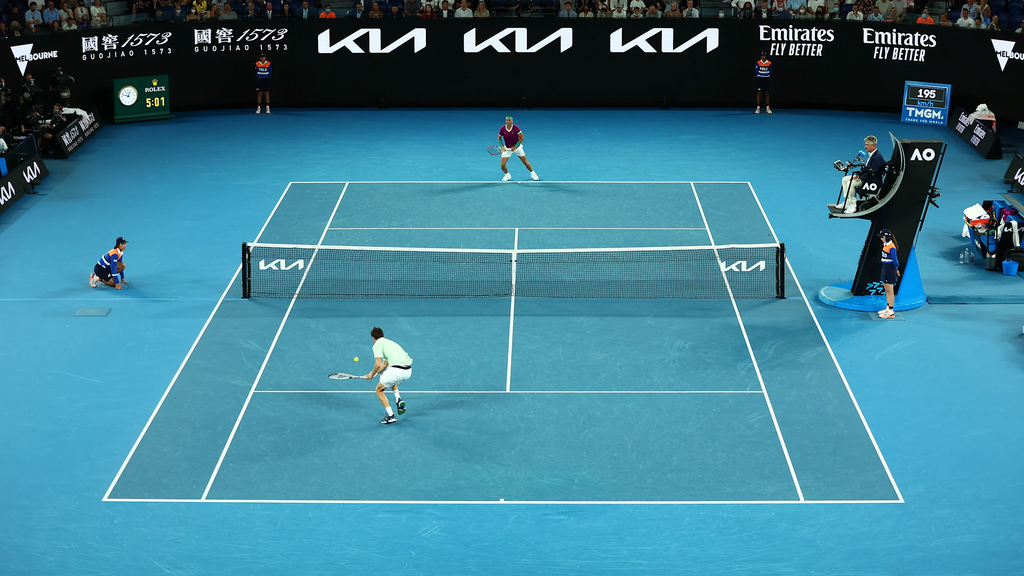
%> input picture tennis.png, 1024 x 576 px
$ octave lab1.m   (GNU Octave 9; MATLAB toolbox functions it lacks are replaced by stand-ins)
%> lines starting %> are read from the running program, lines starting %| are printed output that depends on the picture; in (x1, y1, x2, y2) boxes, pixels count from 0 and x2, y2 are one past the last pixel; in counts of white or black regions, pixels touching at a corner belong together; the program's own positions count from 1
% [29 lines of commented-out code are left out]

pic = imread('tennis.png');
%> pic is the input picture: size 576x1024x3 uint8; mean R, G, B 61.8, 127.1, 147.6
% [9 lines of commented-out code are left out]


pic = rgb2ycbcr(pic);
%> pic: size 576x1024x3 uint8; mean of channels 1, 2, 3 110.3, 146.7, 97.9
% [9 lines of commented-out code are left out]

pict = imread('tennis.png');
pictR = pict(:,:,1);
pictG = pict(:,:,2);
pictB = pict(:,:,3);
maskR = pictR > 75;
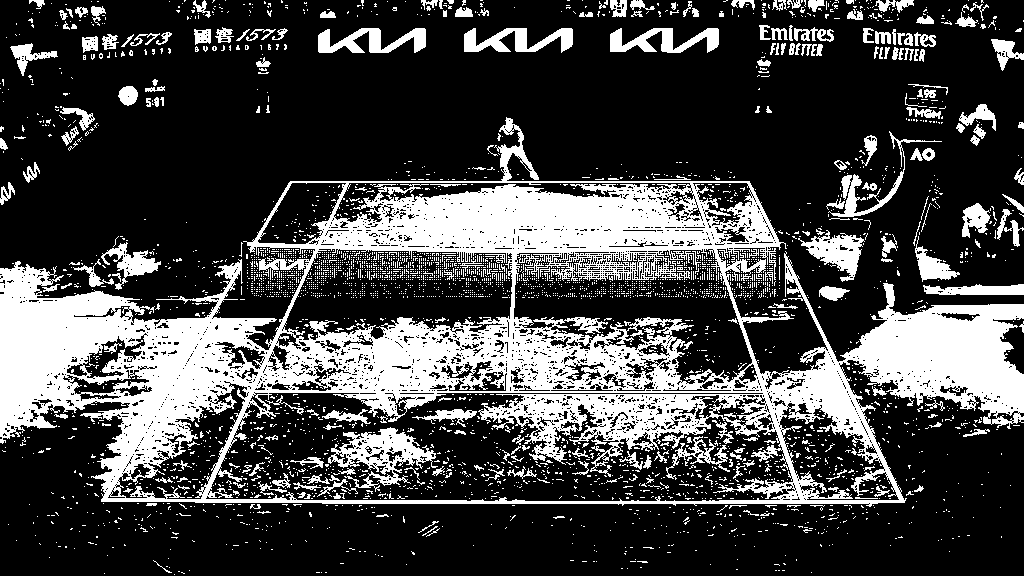
%> maskR: size 576x1024 logical; 27.1% white; 4155 white regions (3905 under 20 px), largest, box (x1, y1, x2, y2) and area: (0, 117, 1024, 507) 118782, (328, 427, 438, 492) 2709, (798, 230, 865, 282) 1466
maskG = pictG > 150;
%> maskG: size 576x1024 logical; 56.6% white; 1275 black regions (1191 under 20 px), largest, box (x1, y1, x2, y2) and area: (0, 0, 1024, 340) 183018, (514, 249, 753, 372) 15343, (262, 249, 513, 375) 13228
maskB = pictB > 200;
%> maskB: size 576x1024 logical; 22.5% white; 1029 white regions (912 under 20 px), largest, box (x1, y1, x2, y2) and area: (0, 165, 1024, 576) 115461, (464, 28, 572, 52) 1281, (611, 28, 718, 52) 1267
newpict = cat(3, maskR, maskG, maskB);
% figure(4);image(newpict);axis image;


A = imread('kodim23a.png');
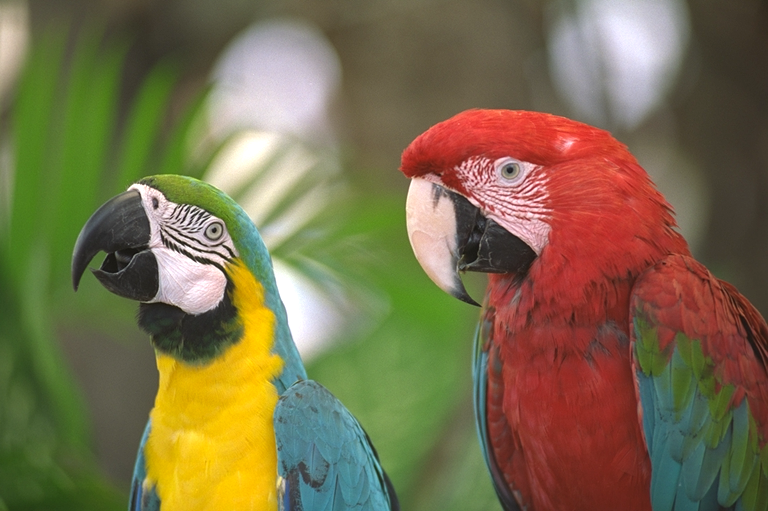
%> input picture kodim23a.png, 768 x 511 px
%> A is the input picture: size 511x768x3 uint8; mean R, G, B 121.9, 109.8, 75.9
B = imread('kodim23b.png');
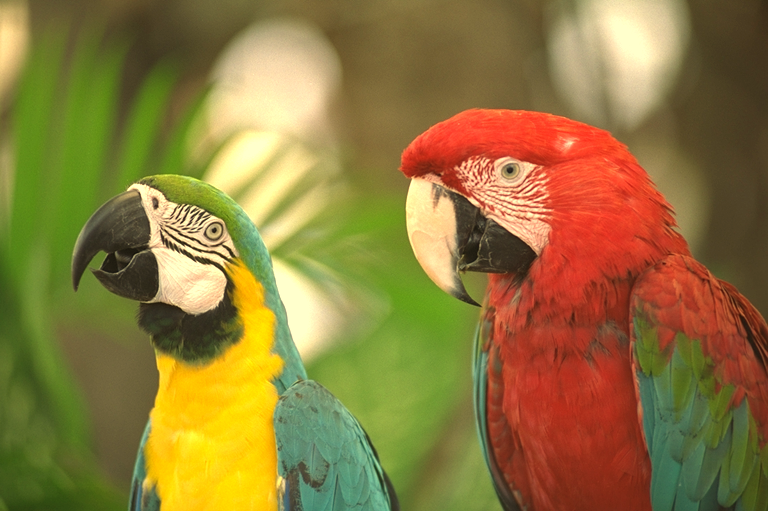
%> input picture kodim23b.png, 768 x 511 px
%> B is the input picture: size 511x768x3 uint8; mean R, G, B 142.9, 120.6, 60.8

AR = A(:,:,1);
AG = A(:,:,2);
AB = A(:,:,3);
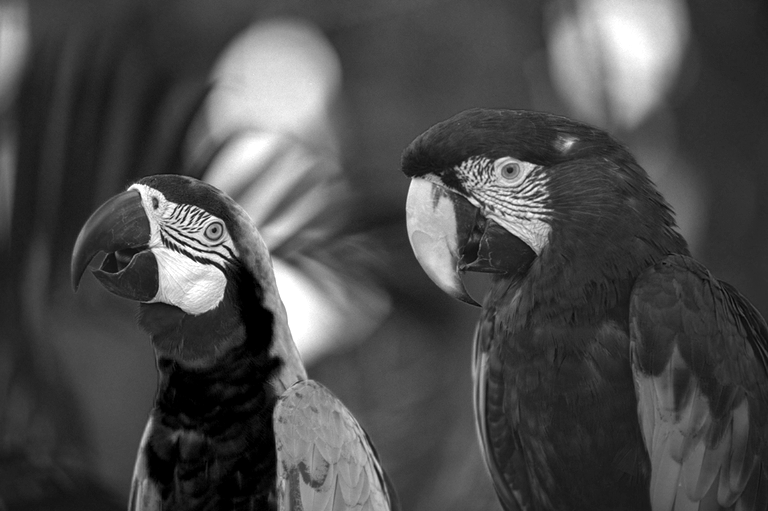
%> AB: size 511x768 uint8; min 0, max 255, mean 75.9
histcounts(AR)
%> ans = 120 values, max 9182 at index 35, min 4 at index 1, mean 3270.4

BR = B(:,:,1);
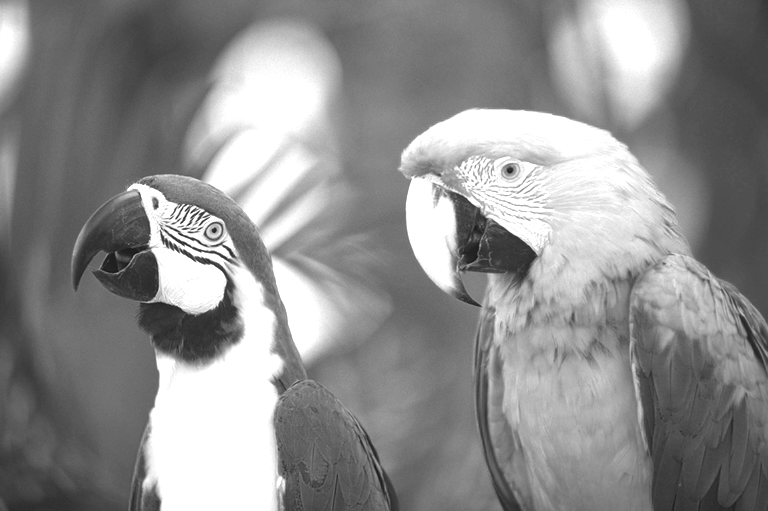
%> BR: size 511x768 uint8; min 19, max 255, mean 142.9
BG = B(:,:,2);
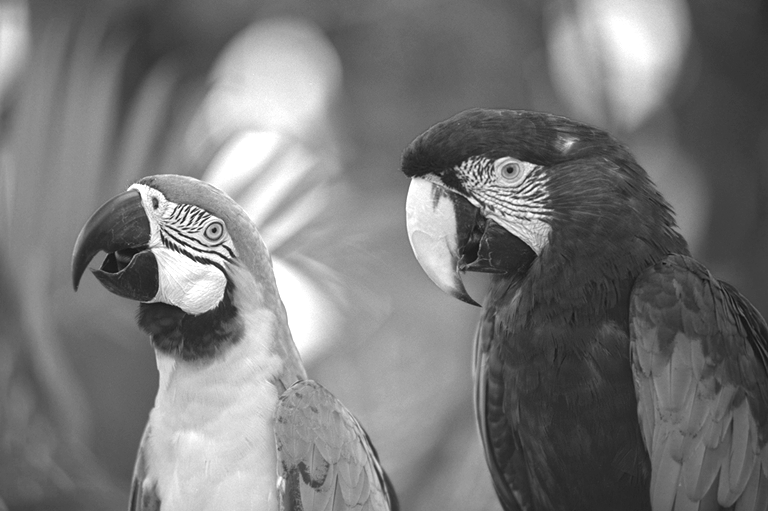
%> BG: size 511x768 uint8; min 13, max 255, mean 120.6
BB = B(:,:,3);
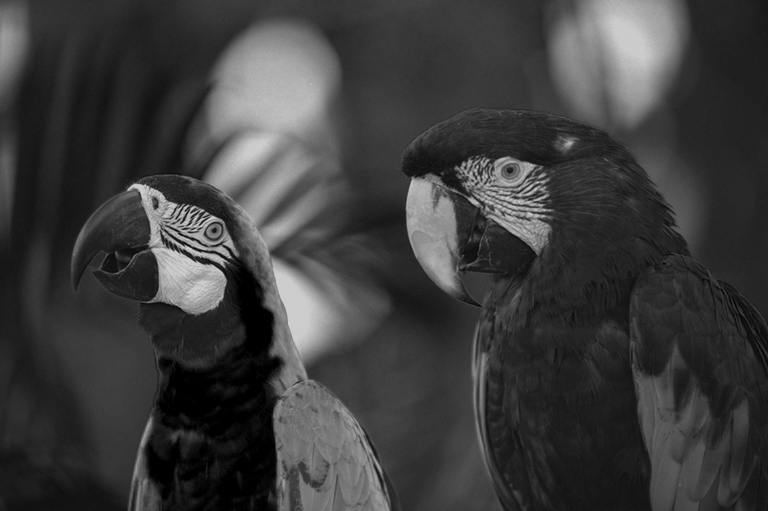
%> BB: size 511x768 uint8; min 0, max 204, mean 60.8
